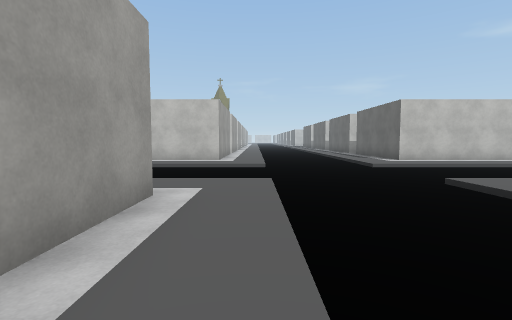
view 1 (above)

24 first-person views from a walk through a Unity game level. The camera is 1.3 m above the floor, tilts 4° down and sees 85° across. The floor is counted in squares, 2 m on a side. Each view is taken from the middle of a square. On the plan, view 1 faces up. The plan holds only what a view shows up to about 9 squares ahead; the rest is blank. The place goes on beyond the plan. Some surface patterns are stand-ins.

view 2
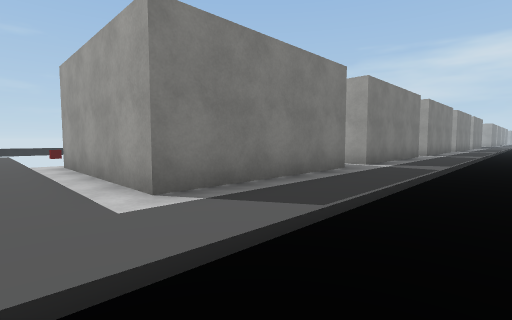

view 3
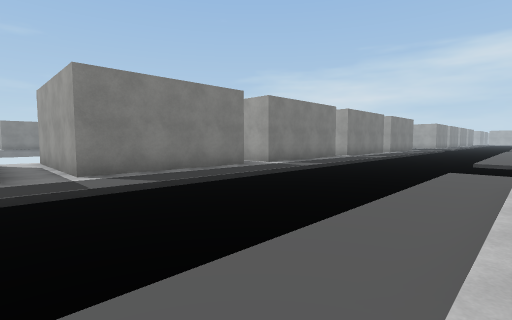

view 4
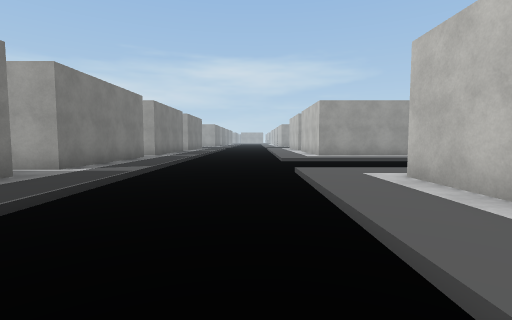

view 5
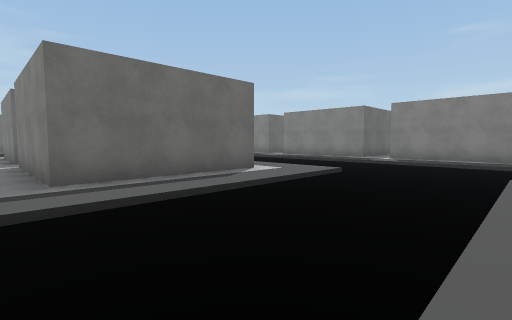

view 6
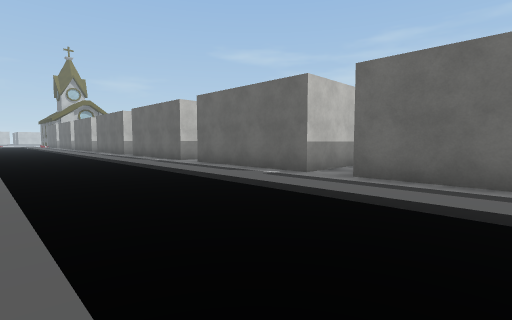

view 7
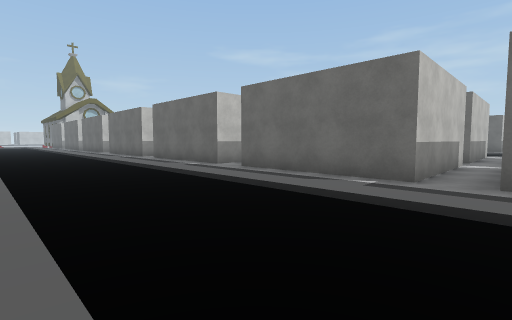

view 8
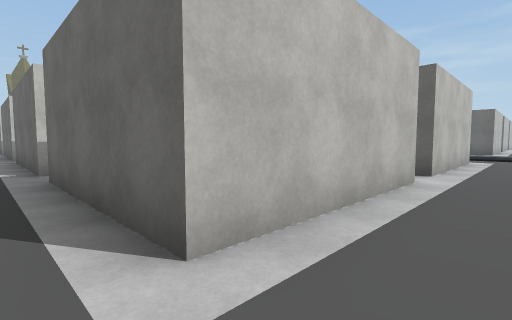

view 9
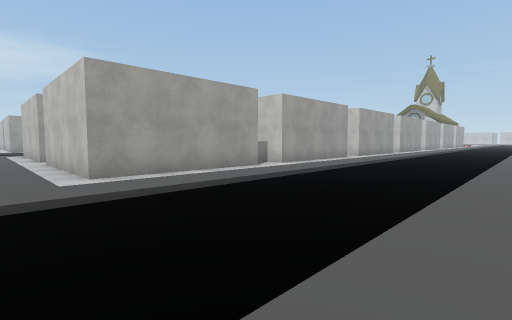

view 10
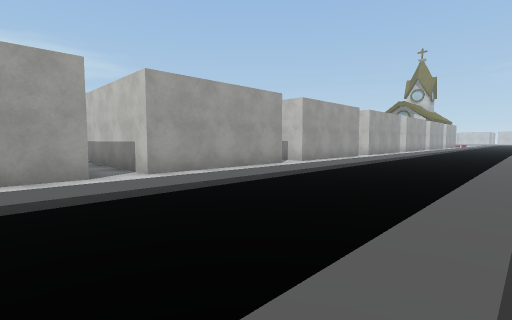

view 11
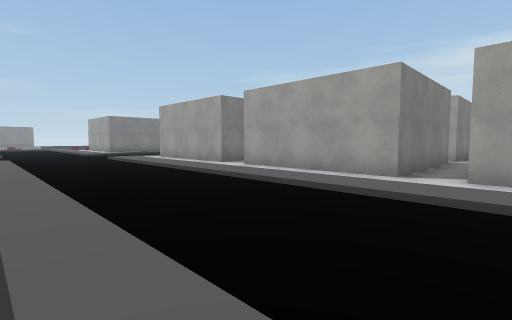

view 12
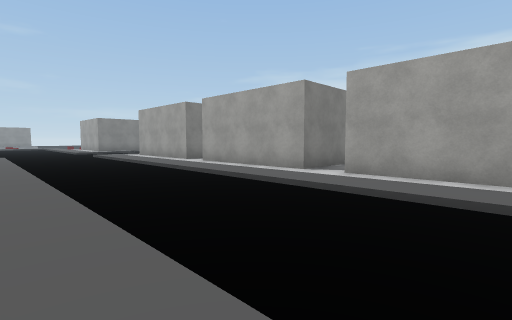

view 13
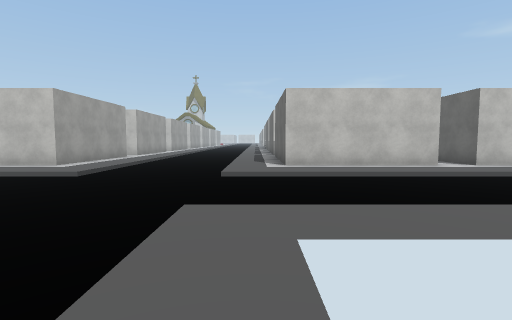

view 14
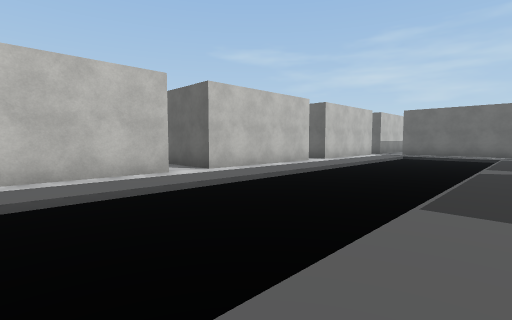

view 15
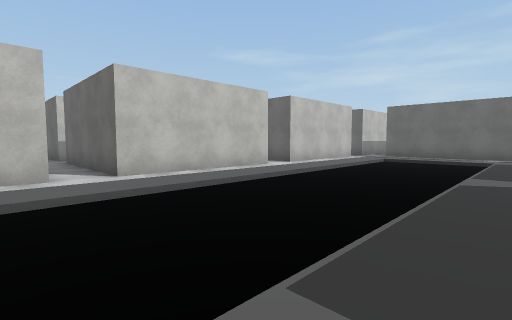

view 16
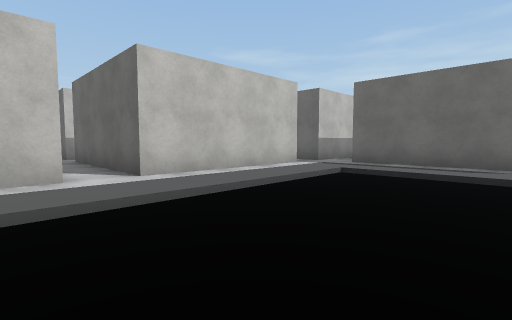

view 17
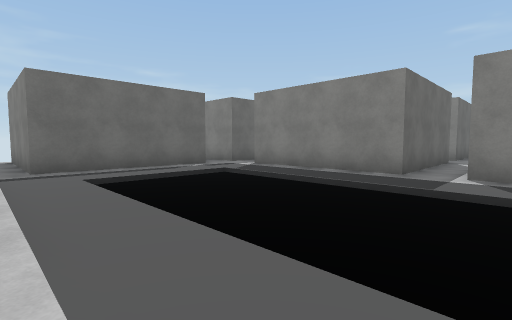

view 18
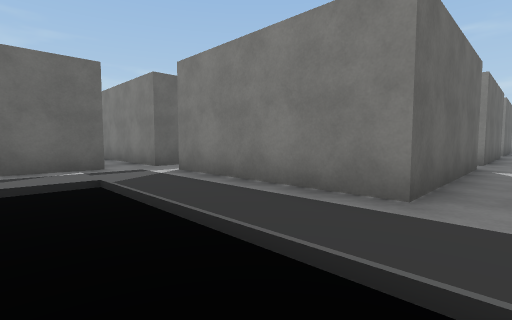

view 19
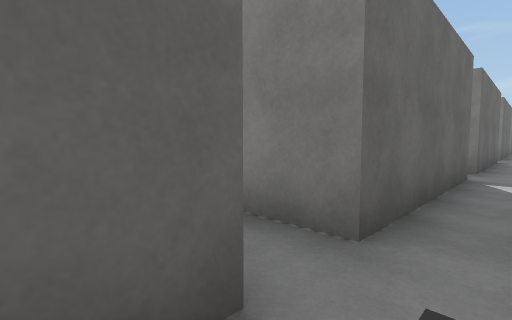

view 20
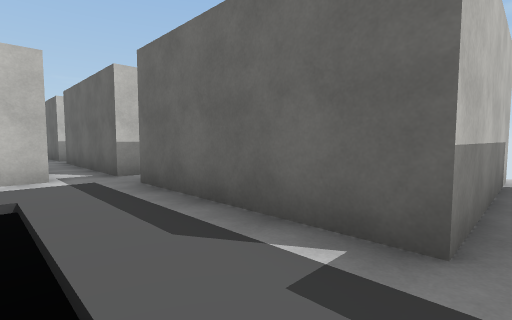

view 21
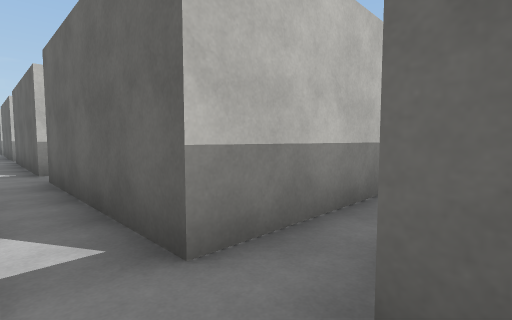

view 22
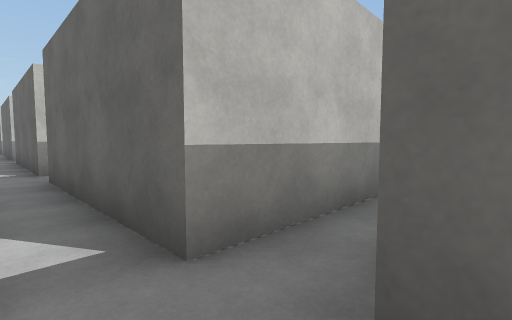

view 23
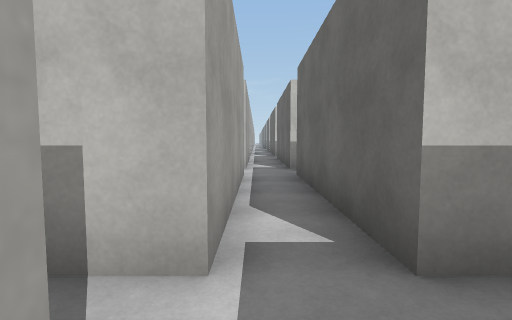

view 24
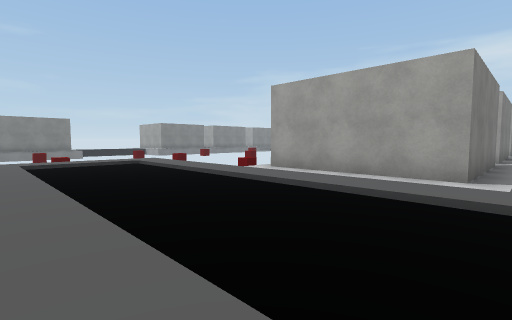

### Floor plan
Key: @ floor where view 1 was taken; # wall or solid block; . main floor; - floor 0.25 m lower than the main floor; / step, stairs or slope.
Columns run from 15 left of view 1 to 23 right of it. Each row starts with its distance up from view 1.
 22 ----.        #..---.              .#
 21 ----.#       #..---.             #.#
 20 /---.##      #..---.             #.#
 19 .---..   .......---.              ..
 18 .---.#  #.####..---.             #.#
 17 .---.#       #..---.             #.#
 16 . --.#       #..---.             #.#
 15 .  -.#### ####..---.     #    #  #.###
 14 .  -............---.     .    .  .....
 13 .  -.####.####..---.    .#    #  #.#
 12 .  -.#       #..---.    .#   .#   .#
 11 .---.#       #..---.#   .#   .#   .#
 10 .---.#### ####..---.####.####.####.###
  9 .---............---...................
  8 /---////////////---///////////////.####
  7 ------   -  ------------- --------.#
  6 ----------   -----------  --------.#
  5 //////////////// --///////////////.####
  4 ................  -....................
  3 ####.####.####..  -.        #.####.####
  2    #    #.   #..  -.         .#   .#
  1         #.   #..  -.         .#   .#
  0         #.   #.@  -.         .#   .#
 -1               ..---.         ..   ..
 -2                .---.         .#   .#
 -3                .---.         .#   .#
 -4                .---.          #   .#
 -5                .///.          #    #

Where each view was taken, in squares from view 1:
view 1: 0 up, 0 right, facing up
view 2: 6 up, 0 right, facing down-left
view 3: 9 up, 5 left, facing down-left
view 4: 7 up, 6 left, facing left
view 5: 14 up, 15 left, facing down-right
view 6: 11 up, 15 left, facing up-right
view 7: 13 up, 15 left, facing up-right
view 8: 8 up, 11 left, facing up-right
view 9: 8 up, 4 right, facing up-left
view 10: 12 up, 4 right, facing up-left
view 11: 20 up, 4 right, facing down-left
view 12: 22 up, 4 right, facing down-left
view 13: 2 up, 4 right, facing up
view 14: 4 up, 6 right, facing up-right
view 15: 4 up, 8 right, facing up-right
view 16: 5 up, 13 right, facing up-right
view 17: 9 up, 13 right, facing down-right
view 18: 6 up, 14 right, facing down-right
view 19: 5 up, 19 right, facing down-right
view 20: 4 up, 18 right, facing up-right
view 21: 8 up, 19 right, facing up-right
view 22: 13 up, 19 right, facing up-right
view 23: 13 up, 19 right, facing up
view 24: 4 up, 4 right, facing down-left
